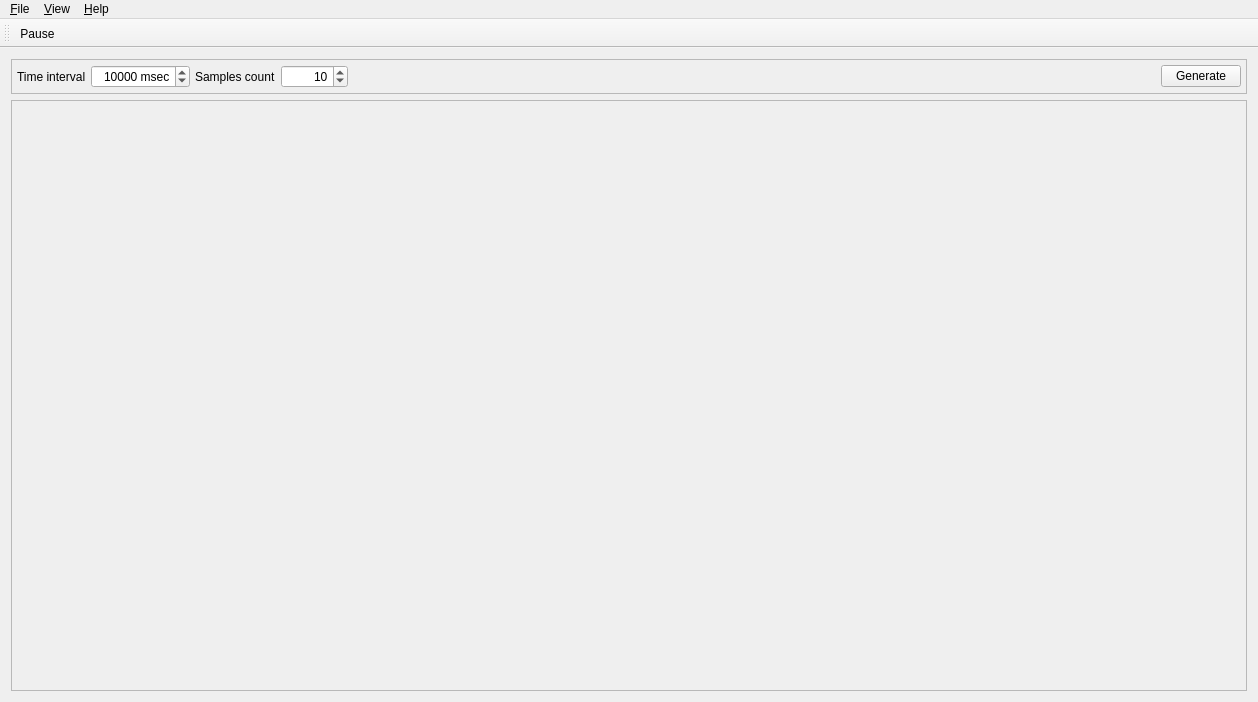
<?xml version="1.0" encoding="UTF-8"?>
<ui version="4.0">
 <class>MainWindow</class>
 <widget class="QMainWindow" name="MainWindow">
  <property name="geometry">
   <rect>
    <x>0</x>
    <y>0</y>
    <width>1258</width>
    <height>702</height>
   </rect>
  </property>
  <property name="windowTitle">
   <string>FlatLine</string>
  </property>
  <property name="windowIcon">
   <iconset resource="../images/images.qrc">
    <normaloff>:/images/flatline.svg</normaloff>:/images/flatline.svg</iconset>
  </property>
  <widget class="QWidget" name="centralWidget">
   <layout class="QVBoxLayout" name="verticalLayout">
    <item>
     <widget class="QFrame" name="frmTest">
      <property name="frameShape">
       <enum>QFrame::StyledPanel</enum>
      </property>
      <property name="frameShadow">
       <enum>QFrame::Raised</enum>
      </property>
      <layout class="QHBoxLayout" name="horizontalLayout">
       <property name="spacing">
        <number>5</number>
       </property>
       <property name="leftMargin">
        <number>5</number>
       </property>
       <property name="topMargin">
        <number>5</number>
       </property>
       <property name="rightMargin">
        <number>5</number>
       </property>
       <property name="bottomMargin">
        <number>5</number>
       </property>
       <item>
        <widget class="QLabel" name="label_2">
         <property name="text">
          <string>Time interval</string>
         </property>
        </widget>
       </item>
       <item>
        <widget class="QSpinBox" name="edTimeInterval">
         <property name="alignment">
          <set>Qt::AlignRight|Qt::AlignTrailing|Qt::AlignVCenter</set>
         </property>
         <property name="suffix">
          <string> msec</string>
         </property>
         <property name="maximum">
          <number>1000000000</number>
         </property>
         <property name="singleStep">
          <number>1000</number>
         </property>
         <property name="value">
          <number>10000</number>
         </property>
        </widget>
       </item>
       <item>
        <widget class="QLabel" name="label">
         <property name="text">
          <string>Samples count</string>
         </property>
        </widget>
       </item>
       <item>
        <widget class="QSpinBox" name="edSamplesCount">
         <property name="alignment">
          <set>Qt::AlignRight|Qt::AlignTrailing|Qt::AlignVCenter</set>
         </property>
         <property name="maximum">
          <number>1000000</number>
         </property>
         <property name="singleStep">
          <number>100</number>
         </property>
         <property name="value">
          <number>10</number>
         </property>
        </widget>
       </item>
       <item>
        <spacer name="horizontalSpacer">
         <property name="orientation">
          <enum>Qt::Horizontal</enum>
         </property>
         <property name="sizeHint" stdset="0">
          <size>
           <width>40</width>
           <height>20</height>
          </size>
         </property>
        </spacer>
       </item>
       <item>
        <widget class="QPushButton" name="btGenerateSamples">
         <property name="text">
          <string>Generate</string>
         </property>
        </widget>
       </item>
      </layout>
     </widget>
    </item>
    <item>
     <widget class="timeline::GraphView" name="graphView">
      <property name="widgetResizable">
       <bool>false</bool>
      </property>
      <widget class="QWidget" name="graphViewWidget">
       <property name="geometry">
        <rect>
         <x>0</x>
         <y>0</y>
         <width>1230</width>
         <height>540</height>
        </rect>
       </property>
      </widget>
     </widget>
    </item>
   </layout>
  </widget>
  <widget class="QMenuBar" name="menuBar">
   <property name="geometry">
    <rect>
     <x>0</x>
     <y>0</y>
     <width>1258</width>
     <height>32</height>
    </rect>
   </property>
   <widget class="QMenu" name="menu_File">
    <property name="title">
     <string>&amp;File</string>
    </property>
    <addaction name="action_Open"/>
   </widget>
   <widget class="QMenu" name="menu_Help">
    <property name="title">
     <string>&amp;Help</string>
    </property>
    <addaction name="actHelpAbout"/>
   </widget>
   <widget class="QMenu" name="menu_View">
    <property name="title">
     <string>&amp;View</string>
    </property>
    <addaction name="actViewTest"/>
   </widget>
   <addaction name="menu_File"/>
   <addaction name="menu_View"/>
   <addaction name="menu_Help"/>
  </widget>
  <widget class="QToolBar" name="toolBar">
   <property name="windowTitle">
    <string>toolBar</string>
   </property>
   <attribute name="toolBarArea">
    <enum>TopToolBarArea</enum>
   </attribute>
   <attribute name="toolBarBreak">
    <bool>false</bool>
   </attribute>
   <addaction name="actPause"/>
  </widget>
  <action name="action_Open">
   <property name="text">
    <string>&amp;Open</string>
   </property>
  </action>
  <action name="actPause">
   <property name="checkable">
    <bool>true</bool>
   </property>
   <property name="text">
    <string>Pause</string>
   </property>
  </action>
  <action name="actHelpAbout">
   <property name="text">
    <string>&amp;About</string>
   </property>
  </action>
  <action name="actViewTest">
   <property name="checkable">
    <bool>true</bool>
   </property>
   <property name="text">
    <string>&amp;Test</string>
   </property>
   <property name="shortcut">
    <string>Ctrl+Shift+T</string>
   </property>
  </action>
 </widget>
 <layoutdefault spacing="6" margin="11"/>
 <customwidgets>
  <customwidget>
   <class>timeline::GraphView</class>
   <extends>QScrollArea</extends>
   <header>src/timeline/graphview.h</header>
   <container>1</container>
  </customwidget>
 </customwidgets>
 <resources>
  <include location="../images/images.qrc"/>
 </resources>
 <connections/>
</ui>
